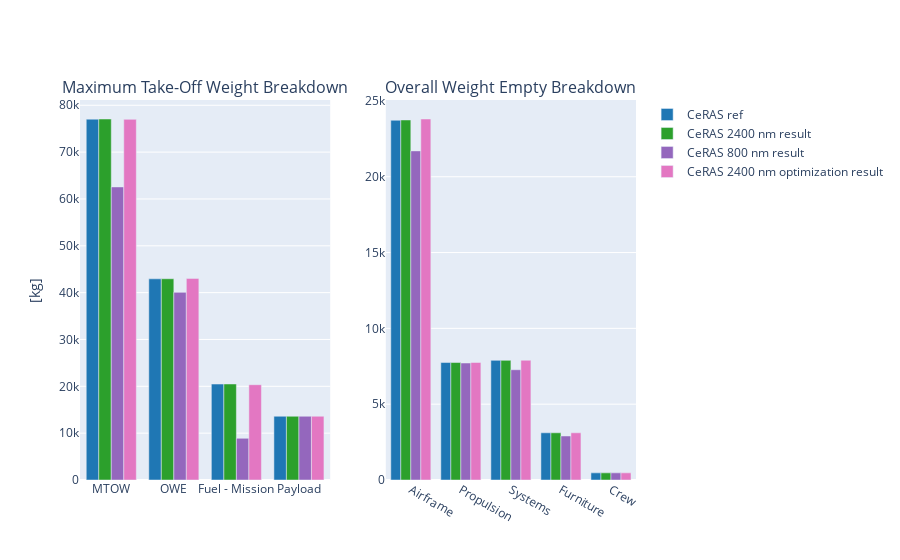

Notebook source saved alongside this figure:
### Markdown cell above
This second mass breakdown plot provides less detail but enables to compare designs.

### Code cell
fig = mass_breakdown_bar_plot(CeRAS_OUTPUT_FILE, name='CeRAS 2400 nm result')
fig = mass_breakdown_bar_plot(CeRAS_800nm_OUTPUT_FILE, name='CeRAS 800 nm result', fig=fig)
fig = mass_breakdown_bar_plot(CeRAS_OPT_OUTPUT_FILE, name='CeRAS 2400 nm optimization result', fig=fig)
fig.show()

### Figure 1 — Plotly figure (JSON) as saved in the notebook; plotly's stock layout.template omitted (floating-point values rounded to 4 significant figures)
{"data": [{"marker": {"color": "rgb(31, 119, 180)"}, "name": "", "showlegend": false, "type": "bar", "x": ["MTOW", "OWE", "Fuel - Mission", "Payload"], "xaxis": "x", "y": [77040.0, 42940.0, 20480.0, 13608], "yaxis": "y"}, {"marker": {"color": "rgb(31, 119, 180)"}, "name": "CeRAS ref", "type": "bar", "x": ["Airframe", "Propulsion", "Systems", "Furniture", "Crew"], "xaxis": "x2", "y": [23720.0, 7748.0, 7889.0, 3112.0, 470], "yaxis": "y2"}, {"marker": {"color": "rgb(44, 160, 44)"}, "name": "", "showlegend": false, "type": "bar", "x": ["MTOW", "OWE", "Fuel - Mission", "Payload"], "xaxis": "x", "y": [77070.0, 42960.0, 20500.0, 13608], "yaxis": "y"}, {"marker": {"color": "rgb(44, 160, 44)"}, "name": "CeRAS 2400 nm result", "type": "bar", "x": ["Airframe", "Propulsion", "Systems", "Furniture", "Crew"], "xaxis": "x2", "y": [23740.0, 7748.0, 7890.0, 3112.0, 470], "yaxis": "y2"}, {"marker": {"color": "rgb(148, 103, 189)"}, "name": "", "showlegend": false, "type": "bar", "x": ["MTOW", "OWE", "Fuel - Mission", "Payload"], "xaxis": "x", "y": [62570.0, 40060.0, 8895.0, 13608], "yaxis": "y"}, {"marker": {"color": "rgb(148, 103, 189)"}, "name": "CeRAS 800 nm result", "type": "bar", "x": ["Airframe", "Propulsion", "Systems", "Furniture", "Crew"], "xaxis": "x2", "y": [21700.0, 7715.0, 7271.0, 2902.0, 470], "yaxis": "y2"}, {"marker": {"color": "rgb(227, 119, 194)"}, "name": "", "showlegend": false, "type": "bar", "x": ["MTOW", "OWE", "Fuel - Mission", "Payload"], "xaxis": "x", "y": [76990.0, 43040.0, 20340.0, 13608], "yaxis": "y"}, {"marker": {"color": "rgb(227, 119, 194)"}, "name": "CeRAS 2400 nm optimization result", "type": "bar", "x": ["Airframe", "Propulsion", "Systems", "Furniture", "Crew"], "xaxis": "x2", "y": [23810.0, 7750.0, 7898.0, 3112.0, 470], "yaxis": "y2"}], "layout": {"annotations": [{"font": {"size": 16}, "showarrow": false, "text": "Maximum Take-Off Weight Breakdown", "x": 0.225, "xanchor": "center", "xref": "paper", "y": 1, "yanchor": "bottom", "yref": "paper"}, {"font": {"size": 16}, "showarrow": false, "text": "Overall Weight Empty Breakdown", "x": 0.775, "xanchor": "center", "xref": "paper", "y": 1, "yanchor": "bottom", "yref": "paper"}], "xaxis": {"anchor": "y", "domain": [0, 0.45]}, "xaxis2": {"anchor": "y2", "domain": [0.55, 1]}, "yaxis": {"anchor": "x", "domain": [0, 1], "title": {"text": "[kg]"}}, "yaxis2": {"anchor": "x2", "domain": [0, 1]}}}
